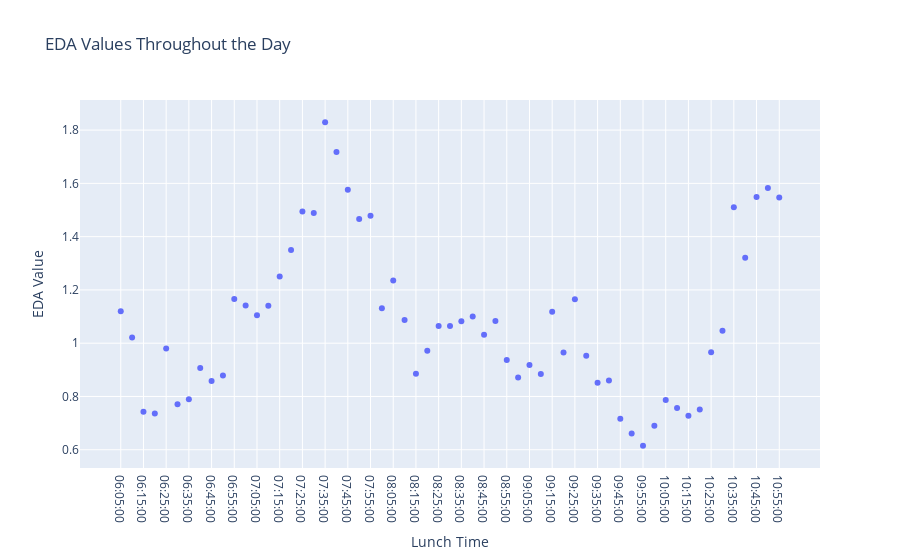

This figure's notebook cell:
### Code cell
import pandas as pd
import plotly.express as px

eda_logs_avg_all_copy = eda_logs_avg_all.copy()

start_time = pd.to_datetime("06:00:00").time()
end_time = pd.to_datetime("11:00:00").time()

# Use boolean indexing with `&` instead of `and`
eda_logs_avg_all_copy = eda_logs_avg_all_copy[
    (eda_logs_avg_all_copy['time_of_day'] > start_time) & 
    (eda_logs_avg_all_copy['time_of_day'] < end_time)
]
fig = px.scatter(eda_logs_avg_all_copy, x='time_of_day', y='eda', labels={
    'time_of_day': 'Lunch Time',
    'eda': 'EDA Value'
}, title='EDA Values Throughout the Day')

# Show the plot
fig.show()

### Figure 1 — Plotly figure (JSON) as saved in the notebook; plotly's stock layout.template omitted (floating-point values rounded to 4 significant figures)
{"data": [{"hovertemplate": "Lunch Time=%{x}<br>EDA Value=%{y}<extra></extra>", "legendgroup": "", "marker": {"color": "#636efa", "symbol": "circle"}, "mode": "markers", "name": "", "orientation": "v", "showlegend": false, "type": "scatter", "x": ["06:05:00", "06:10:00", "06:15:00", "06:20:00", "06:25:00", "06:30:00", "06:35:00", "06:40:00", "06:45:00", "06:50:00", "06:55:00", "07:00:00", "07:05:00", "07:10:00", "07:15:00", "07:20:00", "07:25:00", "07:30:00", "07:35:00", "07:40:00", "07:45:00", "07:50:00", "07:55:00", "08:00:00", "08:05:00", "08:10:00", "08:15:00", "08:20:00", "08:25:00", "08:30:00", "08:35:00", "08:40:00", "08:45:00", "08:50:00", "08:55:00", "09:00:00", "09:05:00", "09:10:00", "09:15:00", "09:20:00", "09:25:00", "09:30:00", "09:35:00", "09:40:00", "09:45:00", "09:50:00", "09:55:00", "10:00:00", "10:05:00", "10:10:00", "10:15:00", "10:20:00", "10:25:00", "10:30:00", "10:35:00", "10:40:00", "10:45:00", "10:50:00", "10:55:00"], "xaxis": "x", "y": [1.12, 1.021, 0.7424, 0.7364, 0.98, 0.7711, 0.7891, 0.9068, 0.8585, 0.8789, 1.166, 1.141, 1.105, 1.14, 1.25, 1.35, 1.495, 1.489, 1.83, 1.718, 1.576, 1.466, 1.478, 1.131, 1.235, 1.087, 0.8853, 0.9713, 1.064, 1.065, 1.083, 1.1, 1.031, 1.083, 0.9367, 0.871, 0.9183, 0.8847, 1.118, 0.9652, 1.165, 0.9529, 0.8515, 0.8598, 0.7165, 0.661, 0.6146, 0.6901, 0.7868, 0.7571, 0.7279, 0.751, 0.9662, 1.047, 1.51, 1.321, 1.549, 1.583, 1.547], "yaxis": "y"}], "layout": {"legend": {"tracegroupgap": 0}, "title": {"text": "EDA Values Throughout the Day"}, "xaxis": {"anchor": "y", "domain": [0, 1], "title": {"text": "Lunch Time"}}, "yaxis": {"anchor": "x", "domain": [0, 1], "title": {"text": "EDA Value"}}}}
